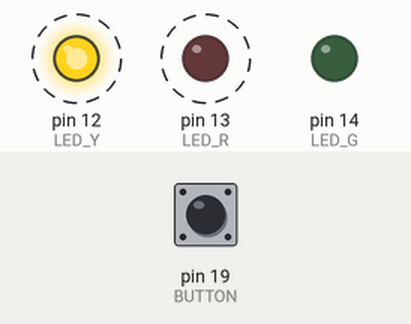
This sketch was run on a simulated Arduino Uno, built with avr-gcc and run on an emulated ATmega328P. On the bench: output pins drawn as LEDs (lit = HIGH). Dashed ring = blinking. The inputs (shaded band) are chosen by the test bench; at power-on: pin 19 (BUTTON) HIGH.

Above: at 1.8 s.
1.9 s: pin 19 (BUTTON) pulled LOW for 3.2 s
At 3.2 s:
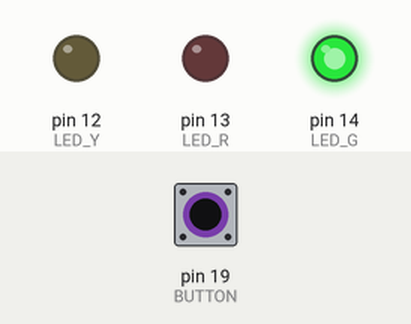
At 5.22 s:
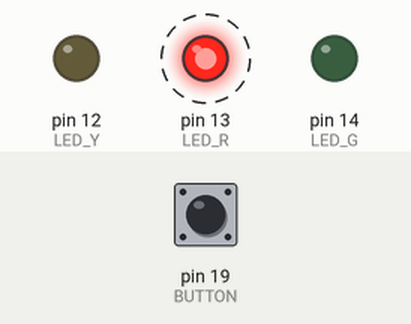
Timing chart, 0 to 12.6 s (numbered marks = the images above; inputs shaded):
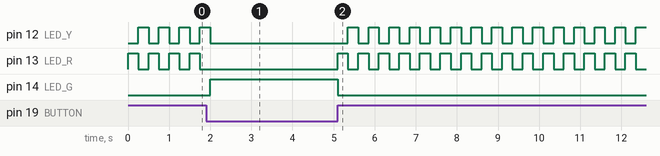

The sketch:

book_activity_2.ino
```cpp
int switchState = 0;

#define LED_Y 12
#define LED_R 13
#define LED_G 14
#define BUTTON 19


void setup() {
  pinMode(LED_G, OUTPUT);
  pinMode(LED_Y, OUTPUT);
  pinMode(LED_R, OUTPUT);
  pinMode(BUTTON, INPUT);
}

void loop() {
  switchState = digitalRead(BUTTON);

  if (switchState == LOW){
    digitalWrite(LED_G, HIGH);
    digitalWrite(LED_Y, LOW);
    digitalWrite(LED_R, LOW);
  } else {

    digitalWrite(LED_G, LOW);
    digitalWrite(LED_Y, LOW);
    digitalWrite(LED_R, HIGH);

    delay(250);
    digitalWrite(LED_Y, HIGH);
    digitalWrite(LED_R, LOW);
    delay(250);

  }


}
```

Measured:
- after the input at 1.9 s, pin 14 (LED_G): LOW → HIGH after 0.10 s, → LOW 3.1 s later
- by itself, pin 12 (LED_Y): repeats every 0.50 s: HIGH 0.25 s, LOW 0.25 s
